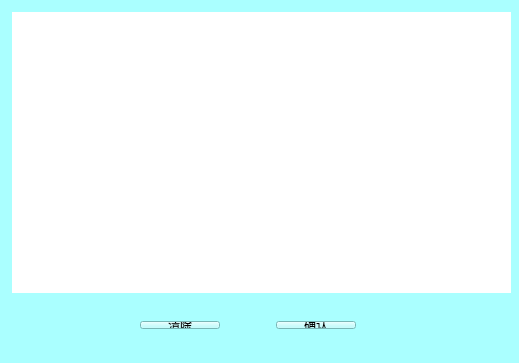
<?xml version="1.0" encoding="UTF-8"?>
<ui version="4.0">
 <class>Widget</class>
 <widget class="QWidget" name="Widget">
  <property name="geometry">
   <rect>
    <x>0</x>
    <y>0</y>
    <width>519</width>
    <height>363</height>
   </rect>
  </property>
  <property name="windowTitle">
   <string>Widget</string>
  </property>
  <property name="styleSheet">
   <string notr="true">background-color:rgb(170, 255, 255)</string>
  </property>
  <widget class="QWidget" name="widget" native="true">
   <property name="geometry">
    <rect>
     <x>12</x>
     <y>12</y>
     <width>499</width>
     <height>281</height>
    </rect>
   </property>
   <property name="minimumSize">
    <size>
     <width>450</width>
     <height>260</height>
    </size>
   </property>
   <property name="styleSheet">
    <string notr="true">background-color:white</string>
   </property>
  </widget>
  <widget class="QWidget" name="layoutWidget">
   <property name="geometry">
    <rect>
     <x>80</x>
     <y>310</y>
     <width>336</width>
     <height>30</height>
    </rect>
   </property>
   <layout class="QHBoxLayout" name="horizontalLayout">
    <item>
     <spacer name="horizontalSpacer">
      <property name="orientation">
       <enum>Qt::Horizontal</enum>
      </property>
      <property name="sizeHint" stdset="0">
       <size>
        <width>40</width>
        <height>20</height>
       </size>
      </property>
     </spacer>
    </item>
    <item>
     <widget class="QPushButton" name="btn_Clear">
      <property name="styleSheet">
       <string notr="true">
</string>
      </property>
      <property name="text">
       <string>清除</string>
      </property>
     </widget>
    </item>
    <item>
     <spacer name="horizontalSpacer_3">
      <property name="orientation">
       <enum>Qt::Horizontal</enum>
      </property>
      <property name="sizeHint" stdset="0">
       <size>
        <width>40</width>
        <height>20</height>
       </size>
      </property>
     </spacer>
    </item>
    <item>
     <widget class="QPushButton" name="btn_Confirm">
      <property name="styleSheet">
       <string notr="true"/>
      </property>
      <property name="text">
       <string>确认</string>
      </property>
     </widget>
    </item>
    <item>
     <spacer name="horizontalSpacer_2">
      <property name="orientation">
       <enum>Qt::Horizontal</enum>
      </property>
      <property name="sizeHint" stdset="0">
       <size>
        <width>40</width>
        <height>20</height>
       </size>
      </property>
     </spacer>
    </item>
   </layout>
  </widget>
 </widget>
 <layoutdefault spacing="6" margin="11"/>
 <resources/>
 <connections/>
</ui>
